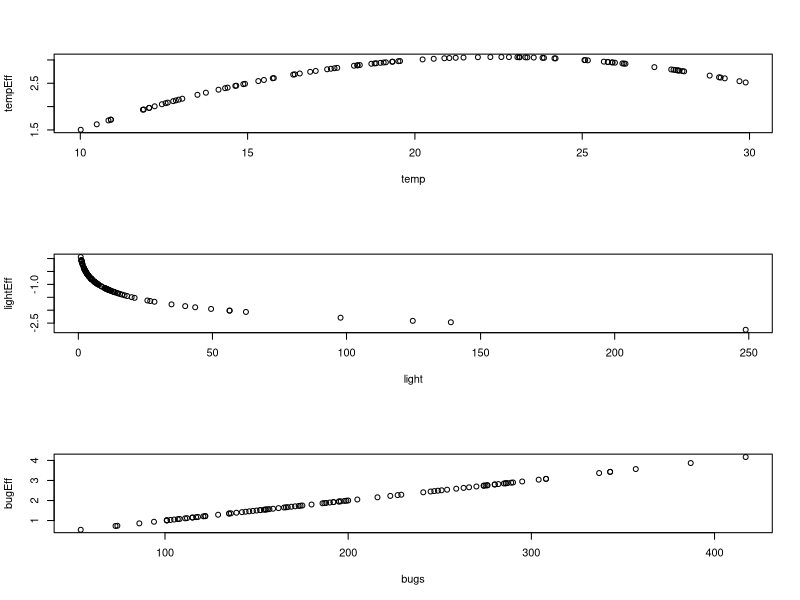
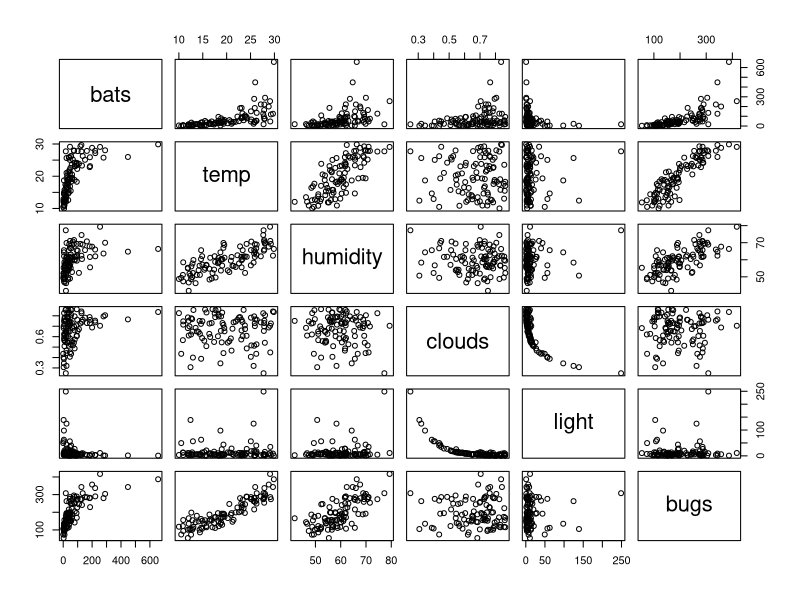

Write the R code that produced these figures, in order. (Note: this script raises an error after producing the figures.)
setwd('./03 Linear models/')

#Simulated bat data within a causal modeling framework
set.seed(123)
N <- 100
temp <- runif(N,10,30) #Temperature
humidity <- temp+40+rnorm(N,0,5) #Humidity
clouds <- rbeta(N,6,3) #Cloud cover
light <- 3000*exp(clouds*-10)+rexp(N,0.3) #Light levels
# bugs <- round(runif(N,0,100))
bugs <- rpois(N,abs(-30+temp*0.1+0.3*temp^2)+rgamma(N,10,0.1)) #Bugs per night (negbin)

#In this model, bats care about temperature, light, and bugs

#True causal model: 
# bats <- poly(temp,2) + log(light) + bugs
# bugs <- poly(temp,2)
# light <- clouds
# humidity <- temp
  
tempEff <- 0.01*(-temp+5)*(temp - 40)
lightEff <- 10*log(light)*(-0.05)
bugEff <- bugs*0.01

par(mfrow=c(3,1)) #Partial effects
plot(temp,tempEff); plot(light,lightEff); plot(bugs,bugEff)

ybats <- tempEff + bugEff + lightEff
bats <- rpois(N,exp(ybats))
dat <- data.frame(bats,temp,humidity,clouds,light,bugs)

pairs(dat)

write.csv(dat,file='batDat.csv',row.names = FALSE)

dat <- dat %>% mutate(logBats=log(bats+1)) #Pre-transform

mod1 <- lm(logBats~poly(temp,2)+log(light)+bugs,data=dat)
par(mfrow=c(2,1))
plot(mod1,which=c(1,2)) #Couple outliers, but not horrible
summary(mod1) #Pretty good. Coeffs for poly are from othogonal polynomials

library(tidyverse)
theme_set(theme_classic())
library(ggeffects)

ggpredict(mod1,terms='temp') %>% plot(residuals=TRUE)
ggpredict(mod1,terms='light') %>% plot(residuals=TRUE)
ggpredict(mod1,terms='bugs') %>% plot(residuals=TRUE)
